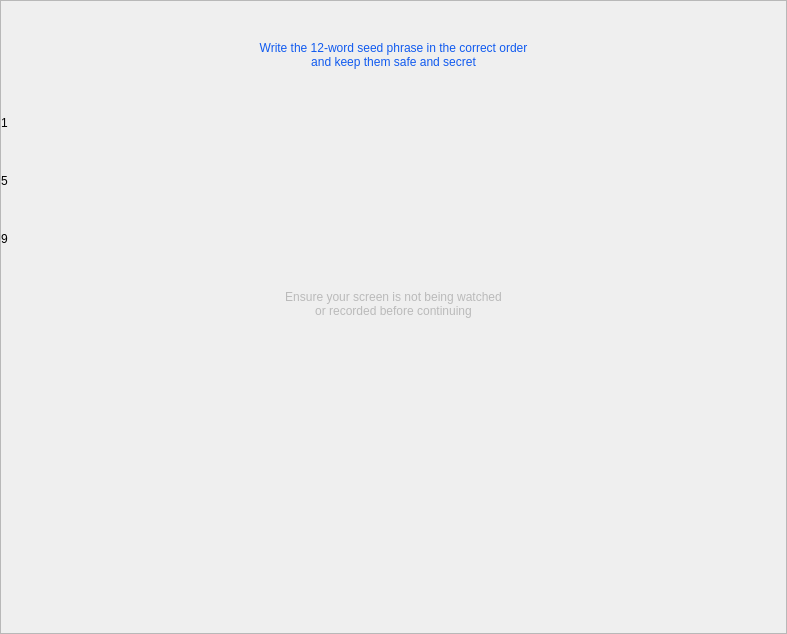
<?xml version="1.0" encoding="UTF-8"?>
<ui version="4.0">
 <class>TutorialMnemonicCode</class>
 <widget class="QWidget" name="TutorialMnemonicCode">
  <property name="geometry">
   <rect>
    <x>0</x>
    <y>0</y>
    <width>787</width>
    <height>634</height>
   </rect>
  </property>
  <property name="windowTitle">
   <string>Form</string>
  </property>
  <layout class="QHBoxLayout" name="horizontalLayout">
   <property name="leftMargin">
    <number>0</number>
   </property>
   <property name="topMargin">
    <number>0</number>
   </property>
   <property name="rightMargin">
    <number>0</number>
   </property>
   <property name="bottomMargin">
    <number>0</number>
   </property>
   <item>
    <widget class="QFrame" name="frame_2">
     <property name="layoutDirection">
      <enum>Qt::LeftToRight</enum>
     </property>
     <property name="frameShape">
      <enum>QFrame::StyledPanel</enum>
     </property>
     <property name="frameShadow">
      <enum>QFrame::Raised</enum>
     </property>
     <layout class="QVBoxLayout" name="verticalLayout" stretch="0,0,0,0,0,0,0,0">
      <property name="leftMargin">
       <number>0</number>
      </property>
      <property name="topMargin">
       <number>0</number>
      </property>
      <property name="rightMargin">
       <number>0</number>
      </property>
      <property name="bottomMargin">
       <number>0</number>
      </property>
      <item>
       <spacer name="verticalSpacer_7">
        <property name="orientation">
         <enum>Qt::Vertical</enum>
        </property>
        <property name="sizeType">
         <enum>QSizePolicy::Fixed</enum>
        </property>
        <property name="sizeHint" stdset="0">
         <size>
          <width>20</width>
          <height>40</height>
         </size>
        </property>
       </spacer>
      </item>
      <item>
       <widget class="QLabel" name="labelMessage">
        <property name="minimumSize">
         <size>
          <width>0</width>
          <height>40</height>
         </size>
        </property>
        <property name="maximumSize">
         <size>
          <width>16777215</width>
          <height>40</height>
         </size>
        </property>
        <property name="styleSheet">
         <string notr="true">color:#105aef;</string>
        </property>
        <property name="text">
         <string>Write the 12-word seed phrase in the correct order
and keep them safe and secret
</string>
        </property>
        <property name="alignment">
         <set>Qt::AlignHCenter|Qt::AlignTop</set>
        </property>
       </widget>
      </item>
      <item>
       <spacer name="verticalSpacer_5">
        <property name="orientation">
         <enum>Qt::Vertical</enum>
        </property>
        <property name="sizeType">
         <enum>QSizePolicy::Fixed</enum>
        </property>
        <property name="sizeHint" stdset="0">
         <size>
          <width>20</width>
          <height>10</height>
         </size>
        </property>
       </spacer>
      </item>
      <item>
       <layout class="QHBoxLayout" name="horizontalLayout_2" stretch="0,1">
        <item>
         <layout class="QVBoxLayout" name="verticalLayout_2">
          <item>
           <widget class="QLabel" name="label">
            <property name="minimumSize">
             <size>
              <width>30</width>
              <height>52</height>
             </size>
            </property>
            <property name="text">
             <string>1</string>
            </property>
           </widget>
          </item>
          <item>
           <widget class="QLabel" name="label_2">
            <property name="minimumSize">
             <size>
              <width>0</width>
              <height>52</height>
             </size>
            </property>
            <property name="text">
             <string>5</string>
            </property>
           </widget>
          </item>
          <item>
           <widget class="QLabel" name="label_3">
            <property name="minimumSize">
             <size>
              <width>0</width>
              <height>52</height>
             </size>
            </property>
            <property name="text">
             <string>9</string>
            </property>
           </widget>
          </item>
         </layout>
        </item>
        <item>
         <layout class="QGridLayout" name="gridLayoutMnemonic">
          <property name="rightMargin">
           <number>30</number>
          </property>
         </layout>
        </item>
       </layout>
      </item>
      <item>
       <spacer name="verticalSpacer_6">
        <property name="orientation">
         <enum>Qt::Vertical</enum>
        </property>
        <property name="sizeType">
         <enum>QSizePolicy::Fixed</enum>
        </property>
        <property name="sizeHint" stdset="0">
         <size>
          <width>20</width>
          <height>10</height>
         </size>
        </property>
       </spacer>
      </item>
      <item>
       <widget class="QLabel" name="label_4">
        <property name="sizePolicy">
         <sizepolicy hsizetype="Preferred" vsizetype="Fixed">
          <horstretch>0</horstretch>
          <verstretch>0</verstretch>
         </sizepolicy>
        </property>
        <property name="minimumSize">
         <size>
          <width>0</width>
          <height>50</height>
         </size>
        </property>
        <property name="maximumSize">
         <size>
          <width>16777215</width>
          <height>40</height>
         </size>
        </property>
        <property name="styleSheet">
         <string notr="true">color:#bababa;</string>
        </property>
        <property name="text">
         <string>Ensure your screen is not being watched
or recorded before continuing
</string>
        </property>
        <property name="alignment">
         <set>Qt::AlignCenter</set>
        </property>
       </widget>
      </item>
      <item>
       <spacer name="verticalSpacer_4">
        <property name="orientation">
         <enum>Qt::Vertical</enum>
        </property>
        <property name="sizeType">
         <enum>QSizePolicy::Expanding</enum>
        </property>
        <property name="sizeHint" stdset="0">
         <size>
          <width>20</width>
          <height>40</height>
         </size>
        </property>
       </spacer>
      </item>
     </layout>
    </widget>
   </item>
  </layout>
 </widget>
 <resources/>
 <connections/>
</ui>
